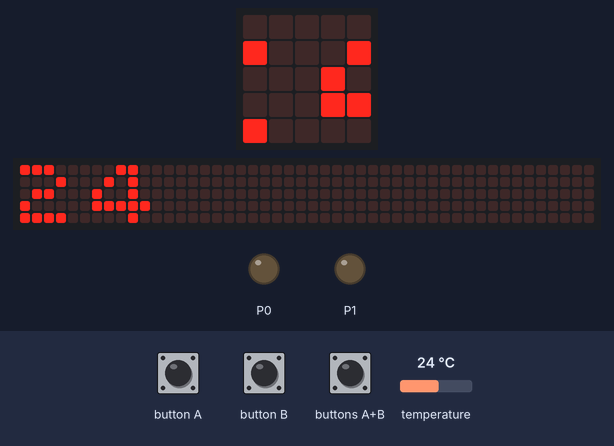
A program run on a simulated BBC micro:bit (MakeCode). Parts: the board's 5×5 LED display, a strip that is not on the board, showing the scrolling text unrolled, output pins drawn as LEDs (lit = HIGH). Inputs (shaded band) come from the test bench; at power-on: temperature 24 °C. The 48×5 strip is a reading aid, not a part: it shows the text the display is scrolling, unrolled, one strip-width of it at a time.

Above: at 1.27 s.
1.3 s: button A pressed for 0.15 s
At 1.57 s:
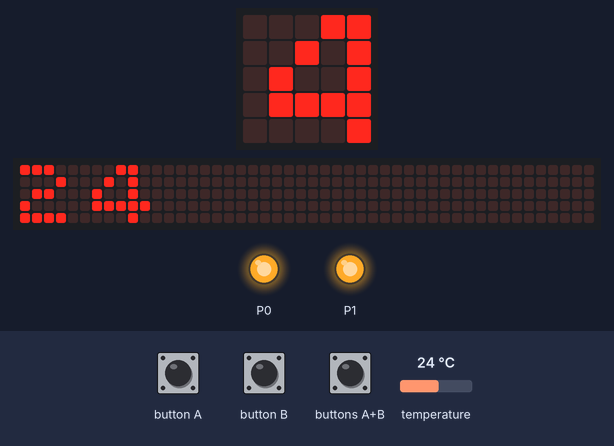
2.0 s: button B pressed for 0.15 s
At 2.62 s:
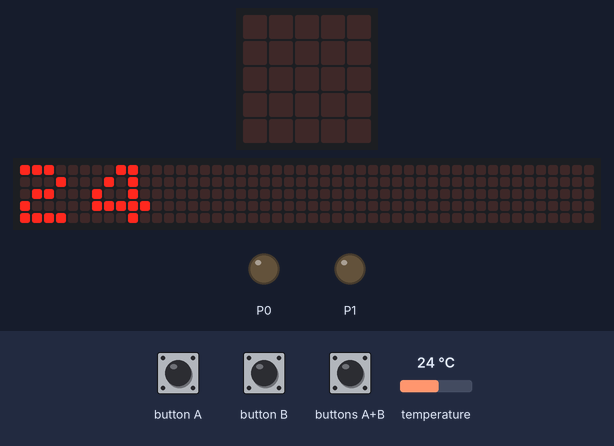
2.7 s: temperature set to 12 °C
At 6.27 s:
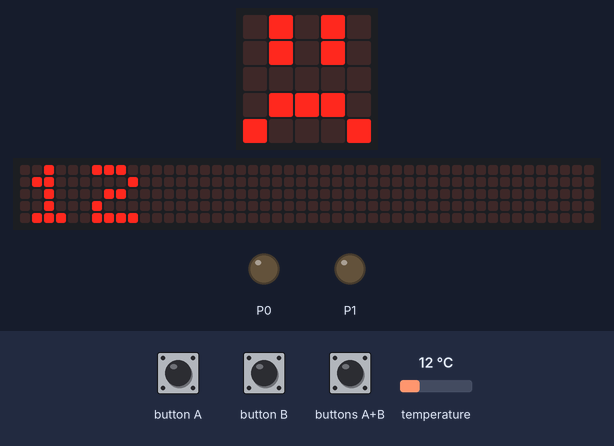
7.3 s: button A pressed for 0.15 s
At 7.62 s:
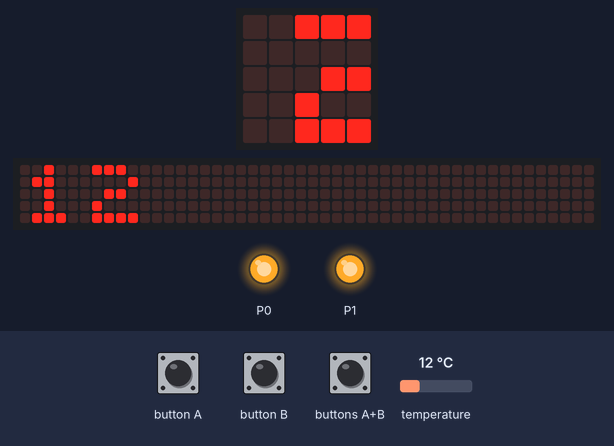
8.0 s: button B pressed for 0.15 s
At 8.67 s:
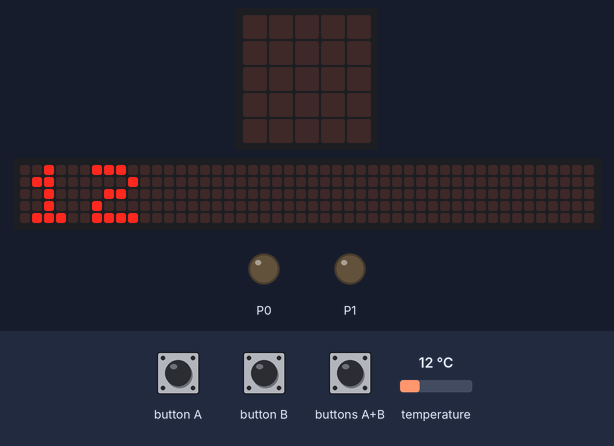
8.7 s: temperature set to 19 °C
At 12.25 s:
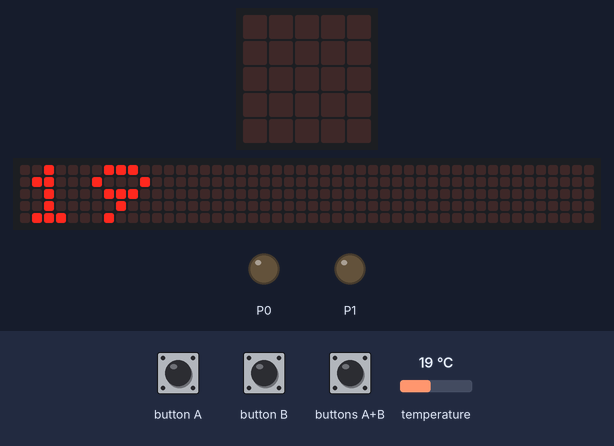
Timing chart, 0 to 13.8 s (numbered marks = the images above; inputs shaded):
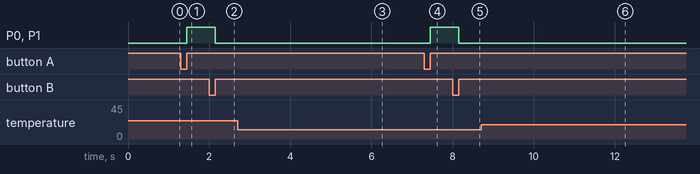

Measured:
- after the input at 1.3 s, P0, P1: LOW → HIGH after 0.15 s
- after the input at 2.0 s, P0, P1: HIGH → LOW after 0.15 s
- after the input at 7.3 s, P0, P1: LOW → HIGH after 0.15 s
- after the input at 8.0 s, P0, P1: HIGH → LOW after 0.15 s

The program:

main.ts
```typescript
let temperatuur = 0
input.onButtonPressed(Button.A, function () {
    pins.digitalWritePin(DigitalPin.P0, 1)
    pins.digitalWritePin(DigitalPin.P1, 1)
    basic.showLeds(`
        . # . # .
        . # . # .
        . . . . .
        # . . . #
        . # # # .
        `)
})
input.onButtonPressed(Button.AB, function () {
    temperatuur = input.temperature()
    basic.showNumber(input.temperature())
})
input.onButtonPressed(Button.B, function () {
    pins.digitalWritePin(DigitalPin.P0, 0)
    pins.digitalWritePin(DigitalPin.P1, 0)
    basic.showLeds(`
        . # . # .
        . # . # .
        . . . . .
        . # # # .
        # . . . #
        `)
})
loops.everyInterval(50000, function () {
    temperatuur = input.temperature()
    basic.showNumber(input.temperature())
})
basic.forever(function () {
    temperatuur = input.temperature()
    basic.showNumber(input.temperature())
})
```

test.ts
```typescript
// tests gaan hier; deze zal niet worden gecompileerd wanneer dit pakket wordt gebruikt als extensie.
```
